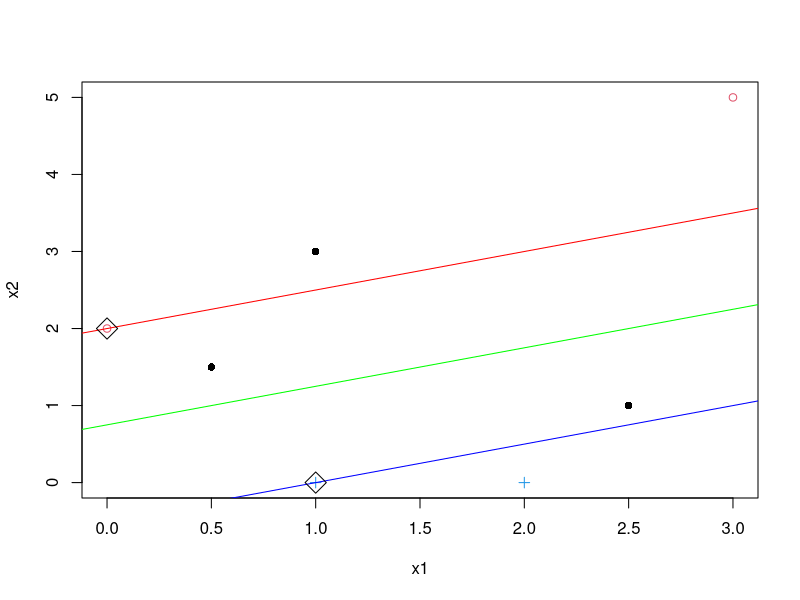
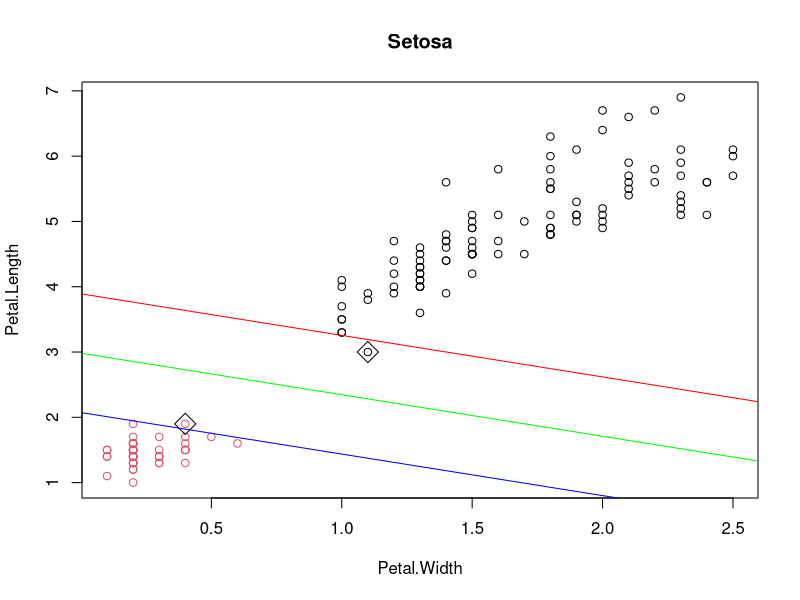
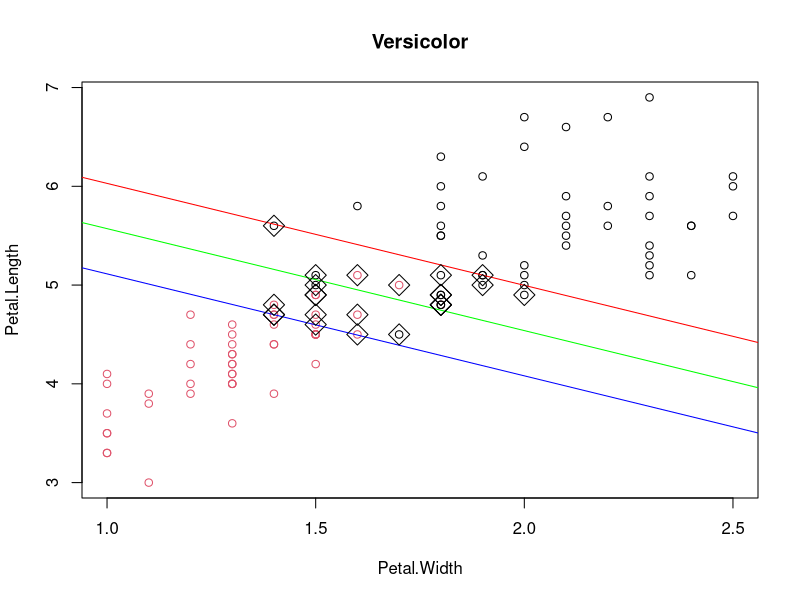
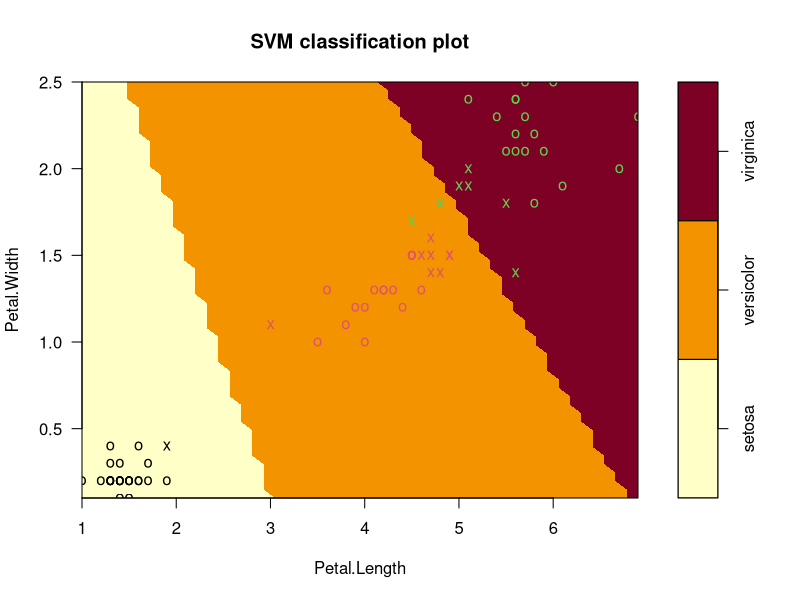

These figures' R source, in order:
#EXO 1 

# 1.
x1 <- c(1, 2, 0, 3)
x2 <- c(0, 0, 2, 5)
x <- data.frame(x1,x2)
y <- c(1, 1,-1,-1)
mydata <- cbind(x,y)
dim(mydata)
mode(mydata$y)
# 2.
plot(mydata[c(1,2)],type="p",xlab="x1",ylab="x2",col=mydata$y+3,pch=mydata$y+2)
# 3.
library(e1071)
model = svm(as.factor(y) ~ x1+x2, data = mydata,
            type = "C", kernel="linear", scale = FALSE)
1
print(model)
# matrice des vecteurs de support
model$SV
# nombre de vecteurs de support
model$nSV
# 4.
cf <- coef(model)
abline(-cf[1]/cf[3],-cf[2]/cf[3], col = "green")
abline(-(cf[1]- 1)/cf[3],-cf[2]/cf[3], col = "blue")
abline(-(cf[1] + 1)/cf[3],-cf[2]/cf[3], col = "red")
points(model$SV, pch = 5, cex = 2)
# 5.
predict(model,subset(mydata, select =- c( y )) )
table(model$fitted, mydata$y)
# 6.
newdata <- data.frame( x1=c(2.5, 1, 0.5), x2=c(1, 3, 1.5) )
names(newdata)
# 7.
predict(model,newdata)
points(newdata[c(1,2)], pch = 16)


 # Ex 2. iris
 # 1. setosa
 data(iris)
 attach(iris)
 library(e1071)
 setosa <- as.factor(iris$Species == "setosa")
 model <- svm(setosa ~ Petal.Width + Petal.Length,
              data = iris, type = "C", kernel = "linear",
              scale = FALSE)
 plot(Petal.Length ~ Petal.Width, data = iris, col = setosa,
      main="Setosa")
 cf <- coef(model)
 abline(-cf[1]/cf[3],-cf[2]/cf[3], col = "green")
 abline(-(cf[1]- 1)/cf[3],-cf[2]/cf[3], col = "blue")
 abline(-(cf[1] + 1)/cf[3],-cf[2]/cf[3], col = "red")
 points(model$SV, pch = 5, cex = 2)
 table(model$fitted, iris$Species)
 # 2. versicolor
 iris2 <-subset(iris,subset=(iris$Species == "versicolor") |
                  (iris$Species == "virginica") )
 versicolor <- as.factor(iris2$Species == "versicolor")
 model2 <- svm(versicolor ~ Petal.Width + Petal.Length,
               data = iris2, type = "C", kernel = "linear",
               scale = FALSE)
 plot(Petal.Length ~ Petal.Width, data = iris2, col = versicolor,
      main="Versicolor")
 cf2 <- coef(model2)
 abline(-cf2[1]/cf2[3],-cf2[2]/cf2[3], col = "green")
 abline(-(cf2[1]- 1)/cf2[3],-cf2[2]/cf2[3], col = "blue")
 abline(-(cf2[1] + 1)/cf2[3],-cf2[2]/cf2[3], col = "red")
 points(model2$SV, pch = 5, cex = 2)
 table(model2$fitted, iris2$Species)
 # 3. multi-classes
 nrow(iris)
 3
 s <- seq(1,nrow(iris),2)
 iris_train <- iris[s,c("Petal.Width","Petal.Length","Species")]
 iris_test <- iris[-s,c("Petal.Width","Petal.Length","Species")]
 model3 <- svm(Species ~ Petal.Width + Petal.Length,
               data = iris_train, type = "C", kernel = "linear",
               scale = FALSE)
 plot(model3, iris_train)
 table(model3$fitted, iris_train$Species)
 prediction <- predict(model3,iris_test)
 table(prediction,iris_test$Species)







